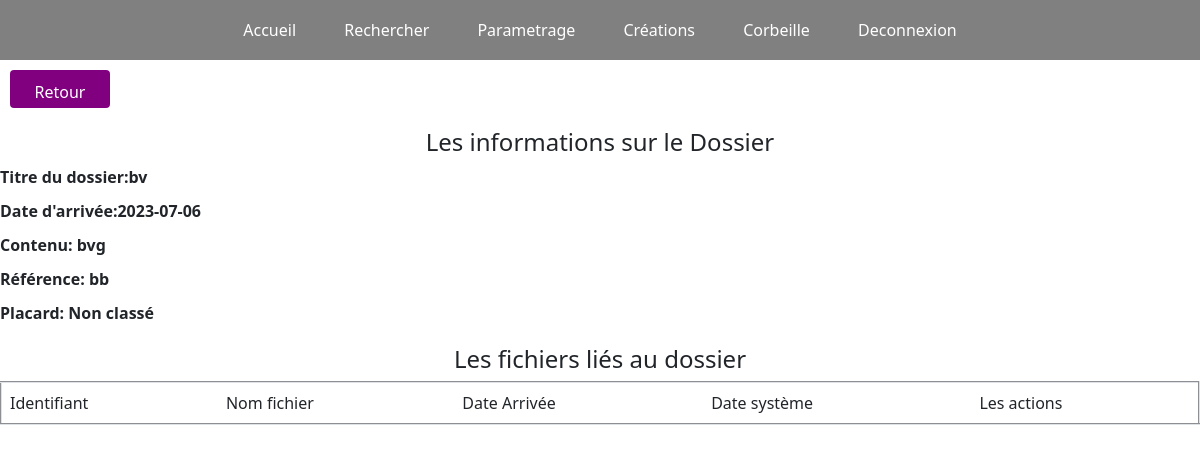
The app's page /voir_dossier.php?id=49 with its own data.
### tables this page shows
CREATE TABLE `ged_categories` (
  `id` int(11) NOT NULL,
  `name` varchar(255) NOT NULL,
  `description` text NOT NULL,
  `refer` varchar(250) NOT NULL,
  `author` varchar(250) NOT NULL,
  `role` int(250) NOT NULL,
  `date_arrivee` date DEFAULT NULL,
  `id_files` int(11) NOT NULL,
  `id_tag` int(11) NOT NULL
);

### class/mysql.php (called while the page is built, shortened)
<?php
class mysqlConnector {
    function __construct() {
        $host='localhost';
        $dbName='ged';
        $username = 'root';
        $passwd='';
        try {
            $dsn='mysql:host='.$host.';dbname='.$dbName;
            $this->dataBase = new PDO($dsn, $username, $passwd);
        } catch (PDOException $exc) {
            echo $exc->getMessage();
            echo "<br>IMPOSSIBLE DE SE CONNECTER A LA BDD";
            die();
        }
    }
}

### class/mdl_ged_categories.php (called while the page is built, shortened)
<?php
class ged_categories{
    public $db;
    function __construct() {
        require_once('mysql.php');
        $db = new mysqlConnector();
        $this->db = $db->dataBase;
    }
    function getCategoryb($id) {
        $r = $this->db->prepare("SELECT * FROM ged_categories WHERE id=?");
        $r->execute([$id]);
        return $r->fetch();
    }
}

### voir_dossier.php (the view, shortened to what this page needs)
<?php
require_once('class/mdl_ged_categories.php');
include("sectors/header.php");
$cat = new ged_categories();
$tag = new ged_tags();
if (isset($_GET['id'])) {
    $dossierId = $_GET['id'];
    $dossier = $cat->getCategoryb($dossierId);
    if($dossier->id_tag==0){
        $placard = "Non classé";
    }else{
        $placard = $tag->getTag($dossier->id_tag)['0']->name;
    }
 echo '<button class="btn btn-default" style="background-color:purple;width:100px;margin:10px; height:1cm;" >  <a href="dosiser.php" style="text-decoration:none; color:white;" >  Retour  </a></button>';
   echo'<h1> Les informations sur le Dossier </h1>';
    if ($dossier) {
        if ($dossier->name) {
            echo " <label> Titre du dossier:" . $dossier->name . "</label>";
        }
        if ($dossier->date_arrivee) {
            echo "<label> Date d'arrivée:" . $dossier->date_arrivee ."</label>";
        }
        if ($dossier->description) {
            echo " <label> Contenu:  " . $dossier->description . "</label>";
        }
         if ($dossier->refer) {
            echo " <label> Référence: " . $dossier->refer . "</label> ";
        }
        if ($placard) {
            echo "<label> Placard:  " . $placard . "</label>";
        }
?>
    <h1>Les fichiers liés au dossier</h1>
        <table border="2" class=" table table-striped">
        <tbody>
        <thead>
            <tr>
                <td>Identifiant</td>
                <td>Nom fichier</td>
                <td>Date Arrivée</td>
                <td>Date système</td>
                <td>Les actions</td>
            </tr>
            </thead>
        </tbody>
    </table>
    <?php
    } else {
        echo "Dossier introuvable.";
    }
} else {
    echo "Aucun dossier spécifié.";
}
?>

### CSS/main.css (style rules this page uses)
body { background-color: white; color: black; font-family: Arial, sans-serif; }
label { display: block; font-weight: bold; margin-bottom: 5px; }

### sectors/header.php (style rules this page uses)
a { text-decoration: none; margin: 2px; }
.btn { display: block; width: 100%; padding: 10px; color: white; text-align: center; border: none; border-radius: 4px; cursor: pointer; }
label { display: block; font-weight: bold; margin-bottom: 10px; }
h1 { font-size: 24px; text-align: center; margin-top: 20px; }

### records on screen
ged_categories: name "bv", date_arrivee "2023-07-06", description "bvg", refer "bb", id_tag "Non classé"
